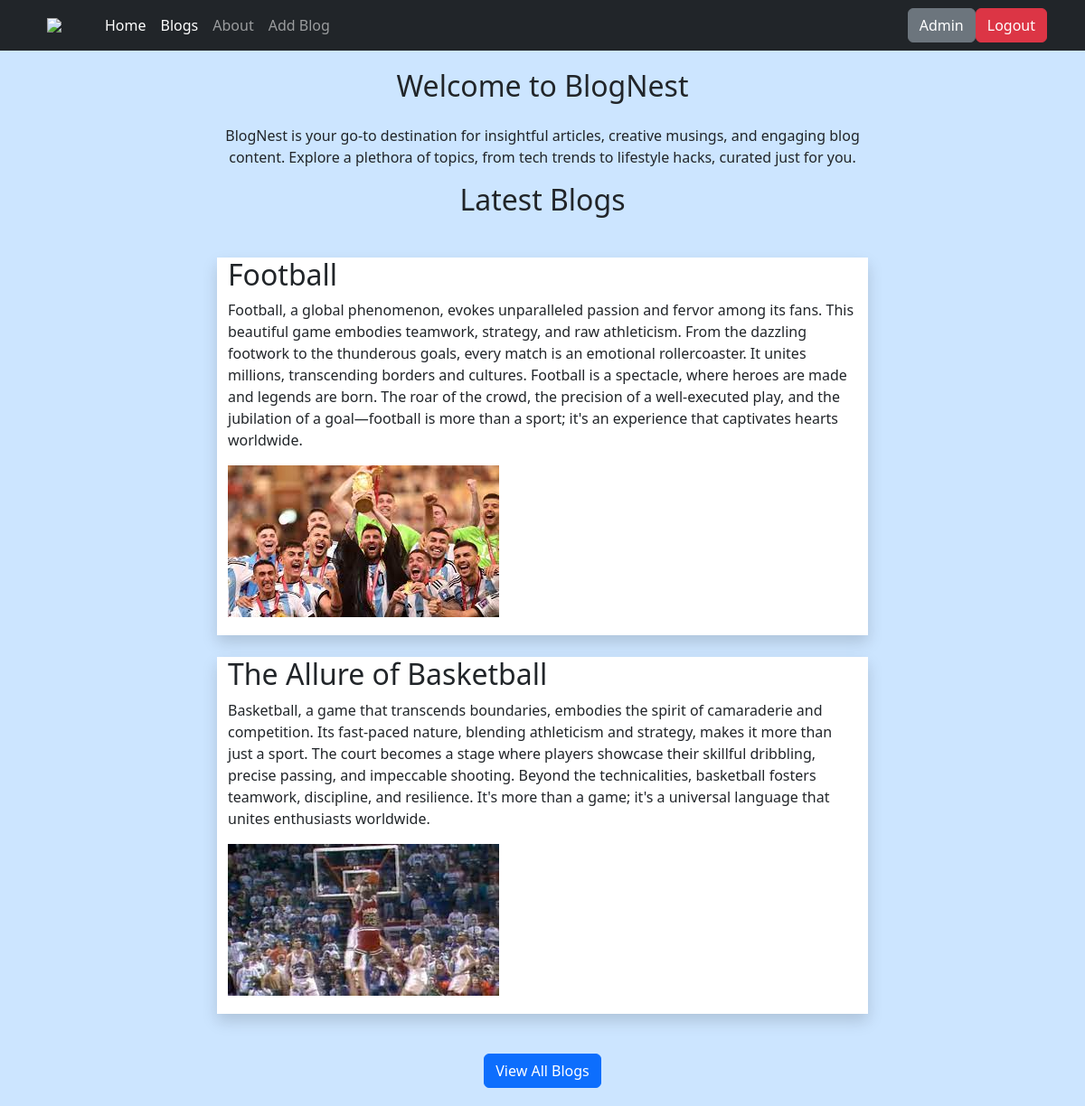
/home (signed in), run on the app's committed database.
### models.py (models this page shows, shortened)
class User(db.Model, UserMixin):
    id = db.Column(db.Integer, primary_key=True)
    username = db.Column(db.String)
    password = db.Column(db.String)

class Blog(db.Model):
    id = db.Column(db.Integer, primary_key=True)
    title = db.Column(db.String)
    content = db.Column(db.String)
    img = db.Column(db.String)
    user = db.Column(db.String)

### routes.py (the view)
@app.route("/home")
def home():
    latest_blogs = Blog.query.order_by(Blog.id.desc()).limit(2).all()
    return render_template("home.html", latest_blogs=latest_blogs)

### models.py (called while the page is built)
@login_manager.user_loader
def load_user(user_id):
    return User.query.get(user_id)

### templates/home.html (shortened to what this page needs)
{% extends "base.html" %}
{% block content %}
<div class="container">
    <div class="row">
        <div class="col-md-8 offset-md-2 ">
            <h2 class="text-center mb-4">Welcome to BlogNest</h2>
            <p class="text-center">
                BlogNest is your go-to destination for insightful articles, creative musings, and engaging blog content.
                Explore a plethora of topics, from tech trends to lifestyle hacks, curated just for you.
            </p>
            <h2 class="text-center mb-3">Latest Blogs</h2>
            <div class="row">
                <div class="content-container">
                    {% for blog in latest_blogs %}
                    <div class="container shadow mb-4 mt-2 blog-container">
                        <h2>{{ blog.title }}</h2>
                        <p>{{ blog.content }}</p>
                        {% if blog.img %}
                        <img src="/static/{{ blog.img }}" style="max-width: 100%; margin-bottom: 20px;">
                        {% endif %}
                    </div>
                    {% endfor %}
                </div>
            </div>
            <div class="text-center ">
                <a href="/" class="btn btn-primary">View All Blogs</a>
            </div>
        </div>
    </div>
</div>
{% endblock %}

### templates/navbar.html (shortened to what this page needs)
<nav class="navbar navbar-expand-lg navbar-dark bg-dark">
    <div class="container">
        <a href="https://www.tbceducation.ge/" target="_blank">
            <img src="https://www.tbcbank.ge/tbcpw.portal-public-theme/images/tbc/tbc-logo-ka_GE.svg"  style="width: 200px; margin: 10px; margin-right: 40px  ">
        </a>
        <div class="collapse navbar-collapse" id="navbarNav">
            <ul class="navbar-nav">
                <li class="nav-item">
                    <a class="nav-link active" href="/home">Home</a>
                </li>
                <li class="nav-item">
                    <a class="nav-link active" href="/">Blogs</a>
                </li>
                <li class="nav-item">
                    <a class="nav-link" href="/about">About</a>
                </li>
                {% if current_user.is_authenticated %}
                <li class="nav-item">
                    <a class="nav-link" href="/addblog">Add Blog</a>
                </li>
                {% endif %}
            </ul>
        </div>
        {% if current_user.is_authenticated %}
        <div class="btn btn-secondary">{{current_user.username}}</div>
        <a class="btn btn-danger" href="/logout">Logout</a>
        {% else %}
        <form class="d-flex btn-group" role="search">
            <a class="btn btn-secondary" href="/login">Login</a>
            <a class="btn btn-outline-secondary" href="/register">Register</a>
        </form>
        {% endif %}
    </div>
</nav>

### templates/base.html (style rules this page uses)
body { background-color: #CCE5FF; margin: 0; padding: 0; }
.content-container { padding: 20px; }

### templates/home.html (style rules this page uses)
.blog-container { background-color: white; }

### data on the page
User: username "Admin"
Blog: title "Football", content "Football, a global phenomenon, evokes unparalleled passion and fervor among its fans. This beautiful game embodies teamwork, strategy, and raw athleticism. From the dazzling footwork to the thunderous goals, every match is an emotional rollercoaster. It unites millions, transcending borders and cultures. Football is a spectacle, where heroes are made and legends are born. The roar of the crowd, the precision of a well-executed play, and the jubilation of a goal—football is more than a sport; it's an experience that captivates hearts worldwide.", img (picture)
Blog: title "The Allure of Basketball", content "Basketball, a game that transcends boundaries, embodies the spirit of camaraderie and competition. Its fast-paced nature, blending athleticism and strategy, makes it more than just a sport. The court becomes a stage where players showcase their skillful dribbling, precise passing, and impeccable shooting. Beyond the technicalities, basketball fosters teamwork, discipline, and resilience. It's more than a game; it's a universal language that unites enthusiasts worldwide.", img (picture)
